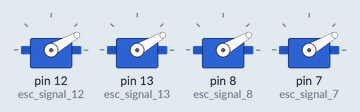
Recording of a sketch running on a simulated Arduino Uno, built with avr-gcc and run on an emulated ATmega328P. Shown: 4 × servo.

Above: at 0.1 s.
At 4.1 s:
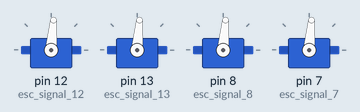
Timing chart, 0 to 5.6 s (numbered marks = the images above):
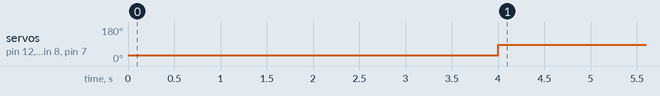

The sketch:

BLDC_1_ino.ino
```cpp
#include <Servo.h>
Servo esc_signal_12, esc_signal_13, esc_signal_8, esc_signal_7;

void setup()
{
  esc_signal_12.attach(12);  //Specify here the pin number on which the signal pin of ESC is connected.
  esc_signal_12.write(30);   //ESC arm command. ESCs won't start unless input speed is less during initialization.
  esc_signal_13.attach(13);  //Specify here the pin number on which the signal pin of ESC is connected.
  esc_signal_13.write(30);   //ESC arm command. ESCs won't start unless input speed is less during initialization.
  esc_signal_8.attach(8);  //Specify here the pin number on which the signal pin of ESC is connected.
  esc_signal_8.write(30);   //ESC arm command. ESCs won't start unless input speed is less during initialization.
  esc_signal_7.attach(7);  //Specify here the pin number on which the signal pin of ESC is connected.
  esc_signal_7.write(30);   //ESC arm command. ESCs won't start unless input speed is less during initialization.
  delay(4000);            //ESC initialization delay.
}

void loop()
{
esc_signal_12.write(85);	  //Vary this between 40-130 to change the speed of motor. Higher value, higher speed.
esc_signal_13.write(85);    //Vary this between 40-130 to change the speed of motor. Higher value, higher speed.
esc_signal_8.write(85);    //Vary this between 40-130 to change the speed of motor. Higher value, higher speed.
esc_signal_7.write(85);    //Vary this between 40-130 to change the speed of motor. Higher value, higher speed.

delay(18);
}
```

Measured:
- by itself, servo on pin 12 (esc_signal_12), servo on pin 13 (esc_signal_13), servo on pin 8 (esc_signal_8), servo on pin 7 (esc_signal_7): 30° → 85° at 4.0 s
